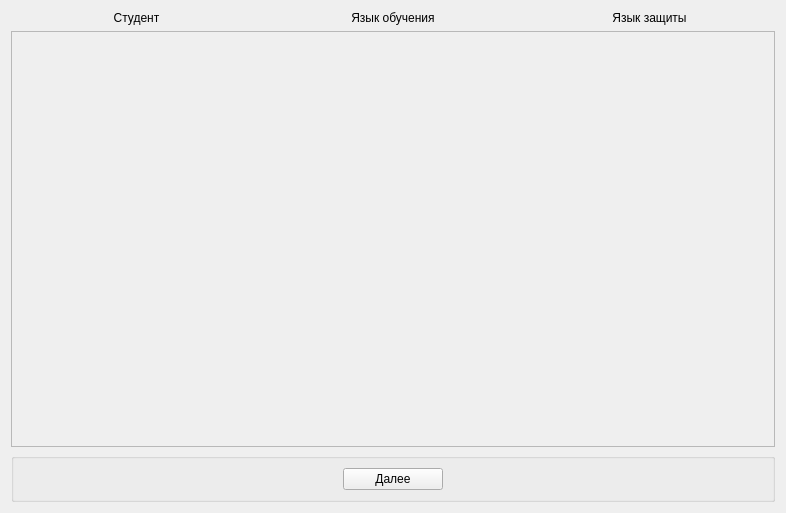
<?xml version="1.0" encoding="UTF-8"?>
<ui version="4.0">
 <class>languageChoice</class>
 <widget class="QWidget" name="languageChoice">
  <property name="geometry">
   <rect>
    <x>0</x>
    <y>0</y>
    <width>786</width>
    <height>513</height>
   </rect>
  </property>
  <property name="windowTitle">
   <string>Form</string>
  </property>
  <layout class="QVBoxLayout" name="verticalLayout">
   <item>
    <layout class="QHBoxLayout" name="horizontalLayout">
     <item>
      <widget class="QLabel" name="label">
       <property name="text">
        <string>Студент</string>
       </property>
       <property name="alignment">
        <set>Qt::AlignCenter</set>
       </property>
      </widget>
     </item>
     <item>
      <widget class="QLabel" name="label_2">
       <property name="text">
        <string>Язык обучения</string>
       </property>
       <property name="alignment">
        <set>Qt::AlignCenter</set>
       </property>
      </widget>
     </item>
     <item>
      <widget class="QLabel" name="label_3">
       <property name="text">
        <string>Язык защиты</string>
       </property>
       <property name="alignment">
        <set>Qt::AlignCenter</set>
       </property>
      </widget>
     </item>
    </layout>
   </item>
   <item>
    <widget class="QScrollArea" name="scrollArea">
     <property name="widgetResizable">
      <bool>true</bool>
     </property>
     <widget class="QWidget" name="scrollAreaWidgetContents">
      <property name="geometry">
       <rect>
        <x>0</x>
        <y>0</y>
        <width>766</width>
        <height>423</height>
       </rect>
      </property>
      <layout class="QVBoxLayout" name="verticalLayout_2">
       <item>
        <layout class="QVBoxLayout" name="widgetsLayout"/>
       </item>
      </layout>
     </widget>
    </widget>
   </item>
   <item>
    <widget class="QGroupBox" name="groupBox">
     <property name="title">
      <string/>
     </property>
     <layout class="QHBoxLayout" name="horizontalLayout_2">
      <item>
       <widget class="QPushButton" name="pushButton">
        <property name="maximumSize">
         <size>
          <width>100</width>
          <height>25</height>
         </size>
        </property>
        <property name="text">
         <string>Далее</string>
        </property>
       </widget>
      </item>
     </layout>
    </widget>
   </item>
  </layout>
 </widget>
 <resources/>
 <connections/>
</ui>
